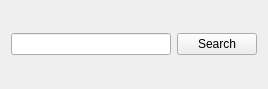
<?xml version="1.0" encoding="UTF-8"?>
<ui version="4.0">
 <class>Form</class>
 <widget class="QWidget" name="Form">
  <property name="geometry">
   <rect>
    <x>0</x>
    <y>0</y>
    <width>268</width>
    <height>89</height>
   </rect>
  </property>
  <property name="windowTitle">
   <string>Form</string>
  </property>
  <layout class="QHBoxLayout" name="horizontalLayout_2">
   <item>
    <layout class="QHBoxLayout" name="horizontalLayout">
     <item>
      <widget class="QLineEdit" name="searchLineEdit"/>
     </item>
     <item>
      <widget class="QPushButton" name="searchButton">
       <property name="text">
        <string>Search</string>
       </property>
      </widget>
     </item>
    </layout>
   </item>
  </layout>
 </widget>
 <resources/>
 <connections/>
</ui>
